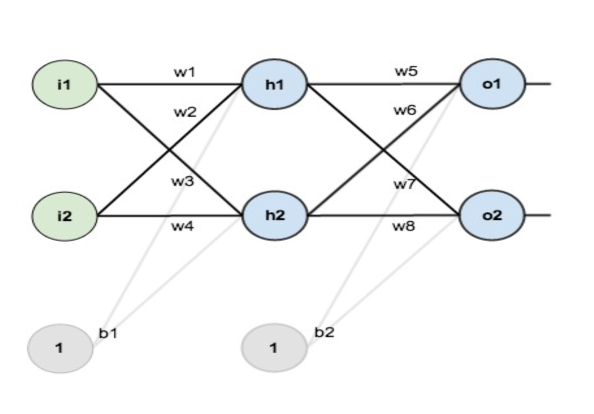
#> input picture png/Perceptron.png, 1188 x 828 px (shown at 1/2 size)
$ jupyter execute --allow-errors 02_NN_Multi_layers_2.ipynb   (shell and % lines are left out)
#> lines starting #> are read from the running program, lines starting #| are printed output that depends on the picture
# Neural Network introduction

## NN with multiple layers

[cell 1]
import numpy as np

[cell 2]
# to get PIL -> pip install Pillow
from PIL import Image
from IPython.display import display

def red_png(path, factor=0.3, yes=0 , source = "DeepLearningIASD.pdf Tristan Cazenave PSL Dauphine"):
    '''This function to display a reduce image.png
    Args:
        path : directory/image.png
        factor : the reduction factor
        yes : set to 0 by default, if put to 1 it means that the size before and after will be displayed
    '''
#> called with path = './../png/Perceptron.png', factor = 0.4, yes = 0
    img = Image.open(path)
#> img is the input picture: PIL image 1188x828 RGBA; mean R, G, B, A 245.3, 246.3, 246.5, 255
    if yes:
        print("Taille d'origine :", img.size)

    # Redimensionner l'image à 50% de sa taille d'origine
    new_size = (int(img.width * factor), int(img.height * factor))
#> new_size = (475, 331)
    img_resized = img.resize(new_size)
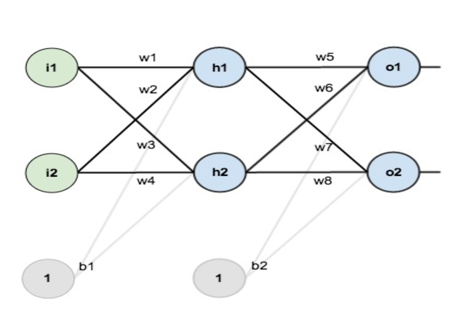
#> img_resized: PIL image 475x331 RGBA; mean R, G, B, A 245.3, 246.3, 246.5, 255

    # Afficher la nouvelle taille de l'image
    if yes:
        print("Nouvelle taille :", img_resized.size)

    # Afficher l'image redimensionnée dans le notebook
    display(img_resized)
    print(f'Source: ', source)

[cell 3]
red_png(r'./../png/Perceptron.png', factor=.4)

### Example on the Perceptron to understand the backpropagation

Neural network with:
- two inputs $(i_1, i_2)$,
- two outputs $(o_1, o_2)$ and
- two hidden units $(h_1, h_2) making one hidden layer$

[cell 4]
red_png(r'./../png/Perceptron.png', factor=.4)

In this image, you have an "input" layer, an hidden layer and an output layer.

It is a two-layer network because by convention, the input layer is not counted.

Objective
- Write a code for the random initialisation
- Write a code for the forward pass.
- Compute the mean square error
- Backpropagate the error
- Train the network

[cell 5]
# Sigmoid as the activation function
import numpy as np

def sigmoid(x):
    s = 1/(1+np.exp(-x))
    return s

[cell 6]
# To avoid overflow (_débordements_) we should rather use this function
import numpy as np

def sigmoid(x):
    s = expit(x)
    return s

#> (a cell that did not finish here is left out)

# The Forward Pass

[cell 8]
red_png(r'./../png/NN_Fwd_Pass.png', factor=.4)
#> call 3 of red_png, with path = './../png/NN_Fwd_Pass.png', factor = 0.4, yes = 0
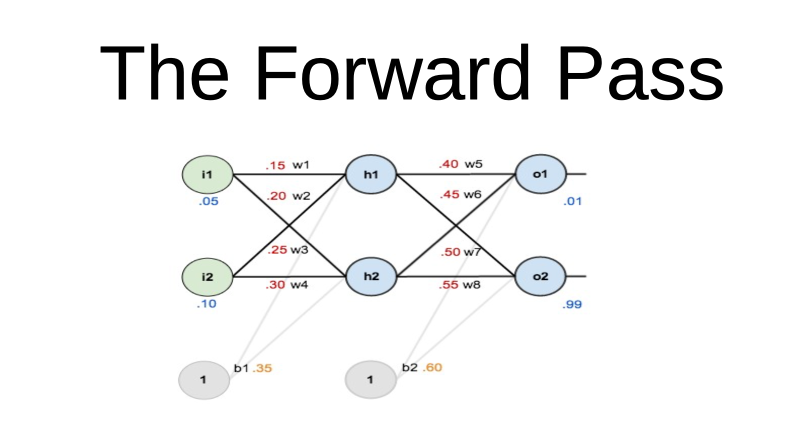
#> input picture png/NN_Fwd_Pass.png, 1610 x 882 px (shown at 1/2 size)
#> in red_png, img is the input picture: PIL image 1610x882 RGBA; mean R, G, B, A 243.5, 243.8, 243.8, 255
#> in red_png (call 3), `img_resized = img.resize(new_size)`:
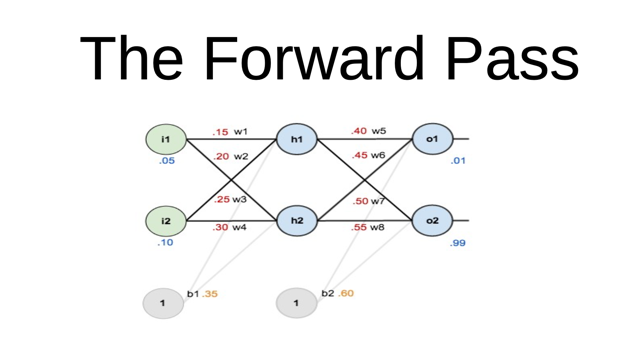
#> img_resized: PIL image 644x352 RGBA; mean R, G, B, A 243.5, 243.8, 243.8, 255

[cell 9]
import math

# The inputs
i1 = .05
i2 = .10

# The outputs (targets)
o1 = .01
o2 = .99

# Initialisation of the input weights
w1 = .15
w2 = .20
w3 = .25
w4 = .30

# Initialisation of the bias
b1 = .35

# Initialisation of the output weights
w5 = .40
w6 = .45
w7 = .50
w8 = .55

# Initialisation of the bias
b2 = .60

# Targets of the two outputs
target_o1 = 0.01
target_o2 = 0.99

[cell 10]
# Forward pass with sigmoid as activation fonction

def fwd_pass(i1,i2):
    """"Formard pass"""
    # Apply the weights on the inputs
    net_h1 = i1*w1 + i2*w2 + b1*1
    net_h2 = i1*w3 + i2*w4 + b1*1

    # Apply the activation function on the outputs
    out_h1 = sigmoid(net_h1)
    out_h2 = sigmoid(net_h2)

    # Apply the weights on the inputs
    net_o1 = out_h1*w5 + out_h2*w6 + b2*1
    net_o2 = out_h1*w7 + out_h2*w8 + b2*1

    # Apply the activation function
    out_o1 = sigmoid(net_o1)
    out_o2 = sigmoid(net_o2)

    # return np.array([out_o1, out_o2])
    return out_o1, out_o2

#> (a cell that did not finish here is left out)

With a Numpy matrix

[cell 12]
import numpy as np
np.random.seed(0)

X = np.array([i1, i2])

n_inputs = X.shape[0]
n_size = 2 # number of neurons of the hidden layers

# Initialisation of the input weights and bias
W_in = np.array([[w1,w2],[w3,w4]])
b_in = 0.35

net_h = np.dot(X, W_in.T) + b_in

#> (the rest of this cell did not finish here and is left out)

Weights and bias are usually assigned randomly.

[cell 13]
import numpy as np
np.random.seed(0)

X = np.array([i1, i2])

n_inputs = X.shape[0]
n_size = 2 # number of neurons of the hidden layers

W_in = 0.10 * np.random.randn(2,2)
b_in = np.random.randn(1)

#> (the rest of this cell did not finish here and is left out)

#> (a cell that did not finish here is left out)

#> (a cell that did not finish here is left out)
